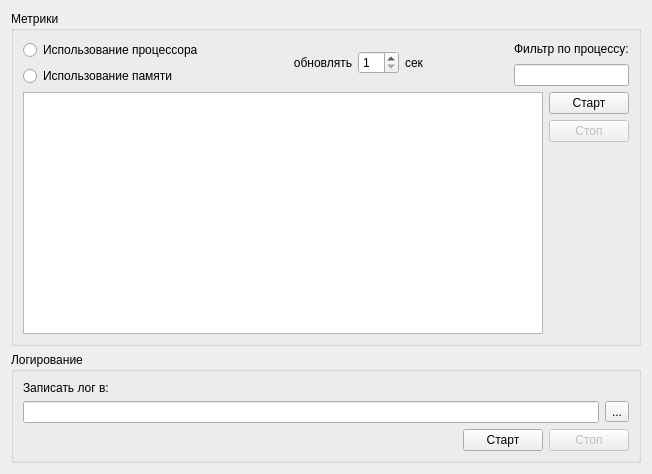
<?xml version="1.0" encoding="UTF-8"?>
<ui version="4.0">
 <class>LogsWidget</class>
 <widget class="QWidget" name="LogsWidget">
  <property name="geometry">
   <rect>
    <x>0</x>
    <y>0</y>
    <width>652</width>
    <height>474</height>
   </rect>
  </property>
  <property name="windowTitle">
   <string>Form</string>
  </property>
  <layout class="QVBoxLayout" name="verticalLayout_7">
   <item>
    <widget class="QGroupBox" name="groupBox">
     <property name="title">
      <string>Метрики</string>
     </property>
     <layout class="QVBoxLayout" name="verticalLayout_4">
      <item>
       <layout class="QHBoxLayout" name="horizontalLayout_3">
        <item>
         <layout class="QVBoxLayout" name="verticalLayout">
          <item>
           <widget class="QRadioButton" name="radioCPU">
            <property name="text">
             <string>Использование процессора</string>
            </property>
           </widget>
          </item>
          <item>
           <widget class="QRadioButton" name="radioMem">
            <property name="text">
             <string>Использование памяти</string>
            </property>
           </widget>
          </item>
         </layout>
        </item>
        <item>
         <spacer name="horizontalSpacer_3">
          <property name="orientation">
           <enum>Qt::Horizontal</enum>
          </property>
          <property name="sizeHint" stdset="0">
           <size>
            <width>40</width>
            <height>20</height>
           </size>
          </property>
         </spacer>
        </item>
        <item>
         <widget class="QLabel" name="label">
          <property name="text">
           <string>обновлять</string>
          </property>
          <property name="alignment">
           <set>Qt::AlignRight|Qt::AlignTrailing|Qt::AlignVCenter</set>
          </property>
         </widget>
        </item>
        <item>
         <widget class="QSpinBox" name="spinTopInterval">
          <property name="minimum">
           <number>1</number>
          </property>
         </widget>
        </item>
        <item>
         <widget class="QLabel" name="label_4">
          <property name="text">
           <string>сек</string>
          </property>
         </widget>
        </item>
        <item>
         <spacer name="horizontalSpacer_2">
          <property name="orientation">
           <enum>Qt::Horizontal</enum>
          </property>
          <property name="sizeHint" stdset="0">
           <size>
            <width>40</width>
            <height>20</height>
           </size>
          </property>
         </spacer>
        </item>
        <item>
         <layout class="QVBoxLayout" name="verticalLayout_2">
          <item>
           <widget class="QLabel" name="label_2">
            <property name="text">
             <string>Фильтр по процессу:</string>
            </property>
           </widget>
          </item>
          <item>
           <widget class="QLineEdit" name="lineTopFilter"/>
          </item>
         </layout>
        </item>
       </layout>
      </item>
      <item>
       <layout class="QHBoxLayout" name="horizontalLayout_2">
        <item>
         <widget class="QTableWidget" name="tableWidget"/>
        </item>
        <item>
         <layout class="QVBoxLayout" name="verticalLayout_3">
          <item>
           <widget class="QPushButton" name="btMetrStart">
            <property name="text">
             <string>Старт</string>
            </property>
           </widget>
          </item>
          <item>
           <widget class="QPushButton" name="btMetrStop">
            <property name="enabled">
             <bool>false</bool>
            </property>
            <property name="text">
             <string>Стоп</string>
            </property>
           </widget>
          </item>
          <item>
           <spacer name="verticalSpacer">
            <property name="orientation">
             <enum>Qt::Vertical</enum>
            </property>
            <property name="sizeHint" stdset="0">
             <size>
              <width>20</width>
              <height>40</height>
             </size>
            </property>
           </spacer>
          </item>
         </layout>
        </item>
       </layout>
      </item>
     </layout>
    </widget>
   </item>
   <item>
    <widget class="QGroupBox" name="groupBox_2">
     <property name="title">
      <string>Логирование</string>
     </property>
     <layout class="QVBoxLayout" name="verticalLayout_6">
      <item>
       <layout class="QVBoxLayout" name="verticalLayout_5">
        <item>
         <widget class="QLabel" name="label_3">
          <property name="text">
           <string>Записать лог в:</string>
          </property>
         </widget>
        </item>
        <item>
         <layout class="QHBoxLayout" name="horizontalLayout_4">
          <item>
           <widget class="QLineEdit" name="lineLogPath">
            <property name="readOnly">
             <bool>true</bool>
            </property>
           </widget>
          </item>
          <item>
           <widget class="QToolButton" name="btLogPathBrowse">
            <property name="text">
             <string>...</string>
            </property>
           </widget>
          </item>
         </layout>
        </item>
       </layout>
      </item>
      <item>
       <layout class="QHBoxLayout" name="horizontalLayout_5">
        <item>
         <spacer name="horizontalSpacer">
          <property name="orientation">
           <enum>Qt::Horizontal</enum>
          </property>
          <property name="sizeHint" stdset="0">
           <size>
            <width>40</width>
            <height>20</height>
           </size>
          </property>
         </spacer>
        </item>
        <item>
         <widget class="QPushButton" name="btLogStart">
          <property name="text">
           <string>Старт</string>
          </property>
         </widget>
        </item>
        <item>
         <widget class="QPushButton" name="btLogStop">
          <property name="enabled">
           <bool>false</bool>
          </property>
          <property name="text">
           <string>Стоп</string>
          </property>
         </widget>
        </item>
       </layout>
      </item>
     </layout>
    </widget>
   </item>
  </layout>
 </widget>
 <resources/>
 <connections/>
</ui>
